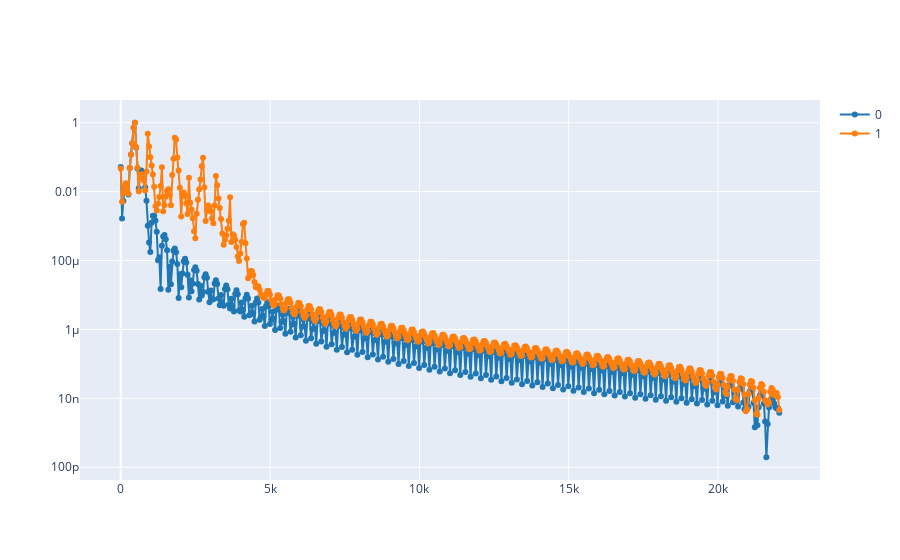

Notebook source saved alongside this figure:
### Markdown cell above
2.2. Calculate the spectrogram of the synthesized signal `S_synt`; and compare the spectrums of both signals at the same time using `plot_spectrum_at(ff, tt, [S_ref, S_synt], time)`, where `S_ref`is spectrogram of the reference signal.

**Note:** use the same window length to calculate both spectrograms.

### Code cell
ff, tt, S_synt_spec = spectrogram(S_synt, fs=fs, nperseg=1024, noverlap=512)
ff, tt, S_ref_spec = spectrogram(S_ref, fs=fs, nperseg=1024, noverlap=512)

time=np.clip(t_start+(t_end-t_start)/2, tt.min(), tt.max())

plot_spectrum_at(ff, tt, [S_ref_spec, S_synt_spec], time)

### Figure 1 — Plotly figure (JSON) as saved in the notebook; plotly's stock layout.template omitted (floating-point values rounded to 4 significant figures; data arrays with more than 128 entries replaced by an {"elided": "..."} marker saying what was removed)
{"data": [{"line": {"color": "#1f77b4", "shape": "linear"}, "mode": "lines+markers", "name": "0", "type": "scatter", "x": {"elided": "513 float values"}, "y": {"elided": "513 float values"}}, {"line": {"color": "#ff7f0e", "shape": "linear"}, "mode": "lines+markers", "name": "1", "type": "scatter", "x": {"elided": "513 float values"}, "y": {"elided": "513 float values"}}], "layout": {"yaxis": {"type": "log"}}}
